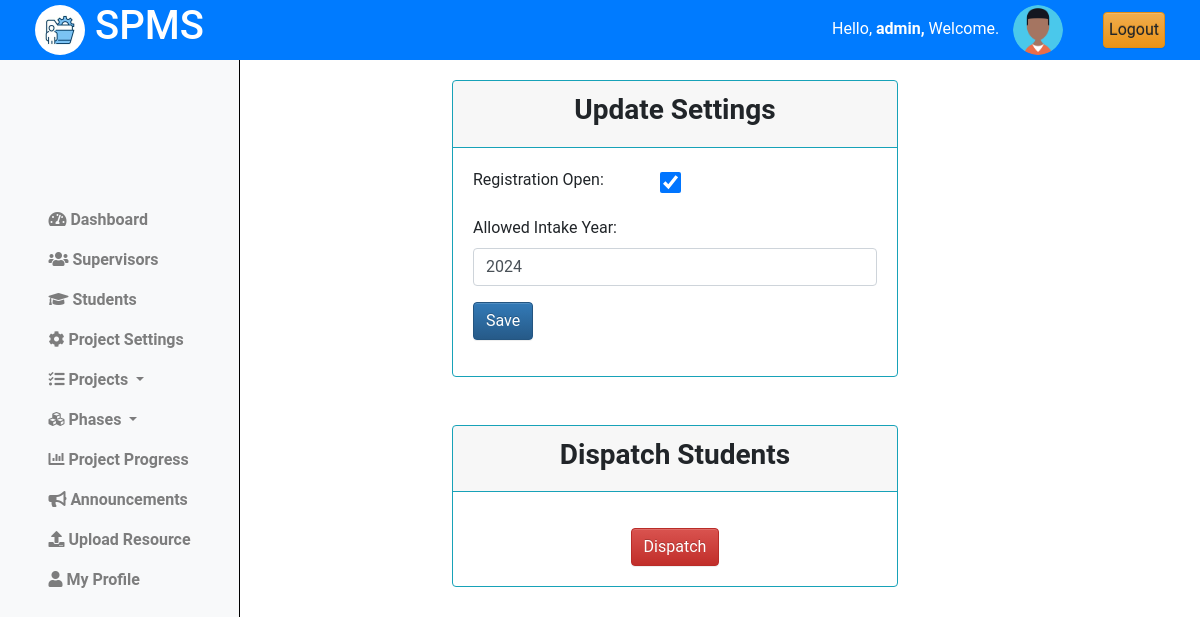
Screenshot of /coordinator/registration/settings/ (signed in) with the database file from the repository.
### projectsApp/models.py (models this page shows)
class Coordinator(AbstractUser):
    pass

class RegistrationSettings(models.Model):
    open = models.BooleanField(default=False)
    allowed_year = models.IntegerField()

### projectsApp/AccessControl.py (the view)
    @login_required
    def wrapper(request, *args, **kwargs):
        if not isinstance(request.user, Coordinator):
            return redirect('cordinator_login')
        return function(request, *args, **kwargs)

### projectsApp/AccessControl.py (called while the page is built)
def coordinator_required(function):
    @login_required
    def wrapper(request, *args, **kwargs):
        if not isinstance(request.user, Coordinator):
            return redirect('cordinator_login')
        return function(request, *args, **kwargs)
    return wrapper

### projectsApp/views.py (called while the page is built)
@coordinator_required
def registration_settings(request):
    settings = RegistrationSettings.objects.first()
    context = {
        'settings':settings
        }
    return render(request, 'cordinator/registration_settings.html', context)

### projectsApp/templates/cordinator/registration_settings.html (shortened to what this page needs)
{% extends 'base_cord.html' %}
{% load static %}
{% block content %}
{% include 'column1_cord.html' %}
<div class="content">
    <div class="container-fluid">
        <div class="row">
            <div class="card mb-5 border-info">
                <div class="card-header text-center border-info">
                    <h3 class="text-center"><Strong>Update Settings</Strong></h3>
                </div>
                <div class="card-body">
                    <form method="post" action="{% url 'update_registration_settings' %}">
                        <div class="form-row">
                            <div class="col">
                                <div class="form-group">
                                    <label for="registration_open">Registration Open:</label>
                                </div>
                            </div>
                            <div class="col">
                                <div class="form-group">
                                    <input type="checkbox" class="form-check-input" id="registration_open" name="registration_open" {% if settings.open %} checked {% endif %}>
                                </div>
                            </div>
                        </div>
                        <div class="form-group">
                            <label for="allowed_intake_year">Allowed Intake Year:</label>
                            <input type="number" class="form-control" id="allowed_intake_year" name="allowed_intake_year" value="{{ settings.allowed_year }}">
                        </div>
                        <button type="submit" class="btn btn-primary">Save</button>
                    </form>
                </div>
            </div>
            <div class="card mb-5 border-info">
                <div class="card-header text-center border-info">
                    <h3 class="text-center"><Strong>Dispatch Students</Strong></h3>
                </div>
                <div class="card-body">
                    <div class="text-center mt-3">
                        <button id="dispatchButton" type="button" class="btn btn-danger" data-toggle="modal" data-target="#dispatchConfirmationModal">Dispatch </button>
                    </div>
                </div>
            </div>
        </div>
    </div>
</div>
<link rel="stylesheet" href="{% static 'css/upload_title.css' %}">
{% endblock %}

### projectsApp/templates/base_cord.html (shortened to what this page needs)
{% load static %}
<!doctype html>
<html class="no-js h-100" lang="en">
  <head>
    <link href="https://use.fontawesome.com/releases/v5.0.6/css/all.css" rel="stylesheet">
    <link href="https://stackpath.bootstrapcdn.com/bootstrap/4.5.2/css/bootstrap.min.css" rel="stylesheet">
    <link rel="stylesheet" href="https://cdn.jsdelivr.net/npm/bootstrap@3.3.7/dist/css/bootstrap-theme.min.css">
</head>
<body>
    <header>
        <div class="container-fluid">
            <div class="row align-items-center">
                <div class="col-md-3">
                    <div class="left">
                        <img src="{% static 'images/logo.jpg' %}" alt="Logo" class="logo">
                        <h1>SPMS</h1>
                    </div>
                </div>
                <div class="col-md-9 d-flex justify-content-end">
                    <div class="row align-items-center">
                        <div class="col-auto">
                            <span class="username mb-3" style="padding:10px;">
                                Hello,
                                <strong>
                                    {% if request.user.is_authenticated %}
                                        {% if request.user.is_staff %}
                                            {{ request.user.username }},
                                        {% else %}
                                            {{ request.user.name }},
                                        {% endif %}
                                    {% else %}
                                        Guest,
                                    {% endif %}
                                </strong>
                                Welcome.
                            </span>
                            <img src="{% static 'images/profile.png'%}" alt="Profile Picture" class="profile-pic">
                        </div>
                        <div class="col-auto">
                            <a href="{% url 'logout' %}" class="btn btn-warning" style="padding:5px;">Logout</a>
                        </div>
                    </div>
                </div>
            </div>
        </div>
    </header>
    {% block content %}
    {% endblock %}
</body>
</html>

### projectsApp/static/css/upload_title.css (style rules this page uses)
.content { margin-left: 250px; padding: 20px; margin-top: 60px; }
.card { width: 49%; margin-left: 20%; align-content: center; }

### projectsApp/templates/base_cord.html (style rules this page uses)
body { font-family: 'Roboto', sans-serif; margin: 0; padding: 0; }
header { background-color: #007BFF; color: white; display: flex; justify-content: space-between; align-items: center; text-align: center; padding: 10px 20px; z-index: 20; position: fixed; top: 0; left: 0; width: 100%; height: 60px; }
header .left { display: flex; align-items: center; }
header .logo { width: 50px; height: 50px; margin-right: 10px; border-radius: 50%; }
header .profile-pic { width: 50px; height: 50px; border-radius: 50%; margin-right: 10px; }

### projectsApp/templates/cordinator/registration_settings.html (style rules this page uses)
input[type="checkbox"] { width: 1.3em; height: 1.3em; }

### rows the page displays
Coordinator: user.username "admin"
RegistrationSettings: open "☑", allowed_intake_year "2024"
